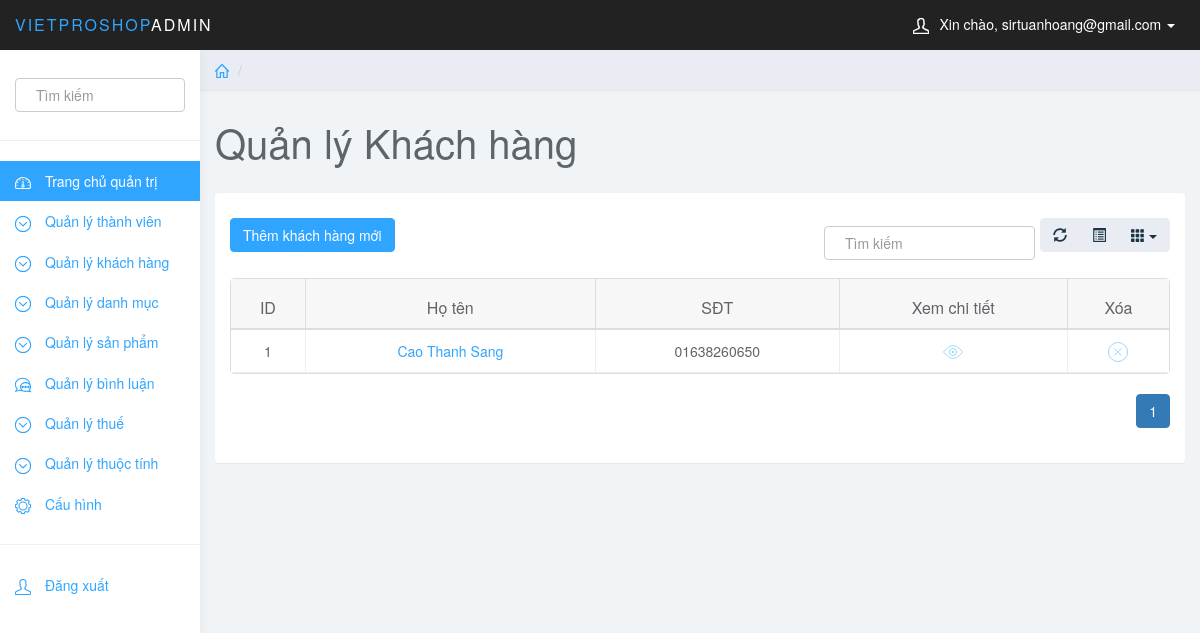
Page /quantri/quantri.php?page_layout=danhsachkh (signed in) on the committed database.
### tables this page shows
CREATE TABLE `khachhang` (
  `id_kh` int(11) NOT NULL,
  `ten_kh` varchar(100) NOT NULL,
  `sdt` bigint(11) NOT NULL
);

### quantri/danhsachkh.php (the view, shortened to what this page needs)
<?php
    if(isset($_GET['page'])){
        $page=$_GET['page'];
    }
    else {
        $page=1;
    }
    $rowsPerPage=10;
    $perRow=($page-1)*$rowsPerPage;
    $sql="SELECT * FROM khachhang ORDER BY id_kh ASC LIMIT $perRow,$rowsPerPage";
    $query=mysqli_query($db_con,$sql);
    $totalRow=mysqli_num_rows(mysqli_query($db_con,"SELECT * FROM khachhang"));
    $totalPage=ceil($totalRow/$rowsPerPage);
    $listPage=" ";
    for ($i=1; $i <=$totalPage ; $i++) {
        if ($page==$i){
            $listPage.='<li class="active"><a href="quantri.php?page_layout=danhsachkh&page='.$i.'">'.$i.'</a></li>';
        }
        else{
            $listPage.='<li><a href="quantri.php?page_layout=danhsachkh&page='.$i.'">'.$i.'</a></li>';
        }
    }
?>
            <div class="row">
                <div class="col-lg-12">
                    <h1 class="page-header">Quản lý Khách hàng</h1>
                </div>
            </div>
<div class="row">
                <div class="col-lg-12">
                    <div class="panel panel-default">
                        <div class="panel-body" style="position: relative;">
                            <a href="quantri.php?page_layout=themkh" class="btn btn-primary" style="margin: 10px 0 20px 0; position: absolute;">Thêm khách hàng mới</a>
                            <table data-toggle="table" data-show-refresh="true" data-show-toggle="true" data-show-columns="true" data-search="true" data-select-item-name="toolbar1" data-sort-name="name" data-sort-order="desc">
                                <thead>
                                    <tr>
                                        <th data-sortable="true">ID</th>
                                        <th data-sortable="true">Họ tên</th>
                                        <th data-sortable="true">SĐT</th>
                                        <th data-sortable="true">Xem chi tiết</th>
                                        <th data-sortable="true">Xóa</th>
                                    </tr>
                                </thead>
                                <tbody>
                                    <?php while($row=mysqli_fetch_array($query)){?>
                                    <tr>
                                        <td data-checkbox="true"><?php echo $row['id_kh'];?></td>
                                        <td data-checkbox="true"><a href="quantri.php?page_layout=suakh&id_kh=<?php echo $row['id_kh'];?>"><?php echo $row['ten_kh'];?></a></td>
                                        <td data-checkbox="true">0<?php echo $row['sdt'];?></td>
                                        <td>
                                            <a href="quantri.php?page_layout=suakh&id_kh=<?php echo $row['id_kh'];?>"><span><svg class="glyph stroked eye" style="width: 20px;height: 20px;"><use xlink:href="#stroked-eye"/></svg></span></a>
                                        </td>
                                        <td>
                                            <a onClick="return Xoadm();" href="xoakh.php?id_kh=<?php echo $row['id_kh'];?>"><span><svg class="glyph stroked cancel" style="width: 20px;height: 20px;"><use xlink:href="#stroked-cancel"/></svg></span></a>
                                        </td>
                                    </tr>
                                    <?php }?>
                                </tbody>
                            </table>
                            <ul class="pagination" style="float: right;">
                                <?php
                                    echo $listPage;
                                ?>
                            </ul>
                        </div>
                    </div>
                </div>
            </div>

### quantri/css/styles.css (style rules this page uses)
body { background: #f1f4f7; padding-top: 50px; color: #5f6468; }
a, a:hover, a:focus { color: #30a5ff; }
h1, h2, h3, h4, h5, h6 { color: #5f6468; }
h1 { font-weight: 300; font-size: 40px; }
.btn-primary, .btn-primary:hover, .btn-primary:focus, .btn-primary:active, .btn-primary.active, .open > .dropdown-toggle.btn-primary, .btn-primary.disabled, .btn-primary[disabled], fieldset[disabled] .btn-primary, .btn-primary.disabled:hover, .btn-primary[disabled]:hover, fieldset[disabled] .btn-primary:hover, .btn-primary.disabled:focus, .btn-primary[disabled]:focus, fieldset[disabled] .btn-primary:focus, .btn-primary.disabled:active, .btn-primary[disabled]:active, fieldset[disabled] .btn-primary:active, .btn-primary.disabled.active, .btn-primary[disabled].active, fieldset[disabled] .btn-primary.active { background-color: #30a5ff; border-color: #30a5ff; }
.panel { border: 0; }
h1.page-header { margin-top: 30px; border-bottom: 0; }
.table { background: #fff; }

### rows in the picture
khachhang: id_kh "1", ten_kh "Cao Thanh Sang", sdt "1638260650"

### other values in the picture
$_SESSION['email'] "sirtuanhoang@gmail.com"
